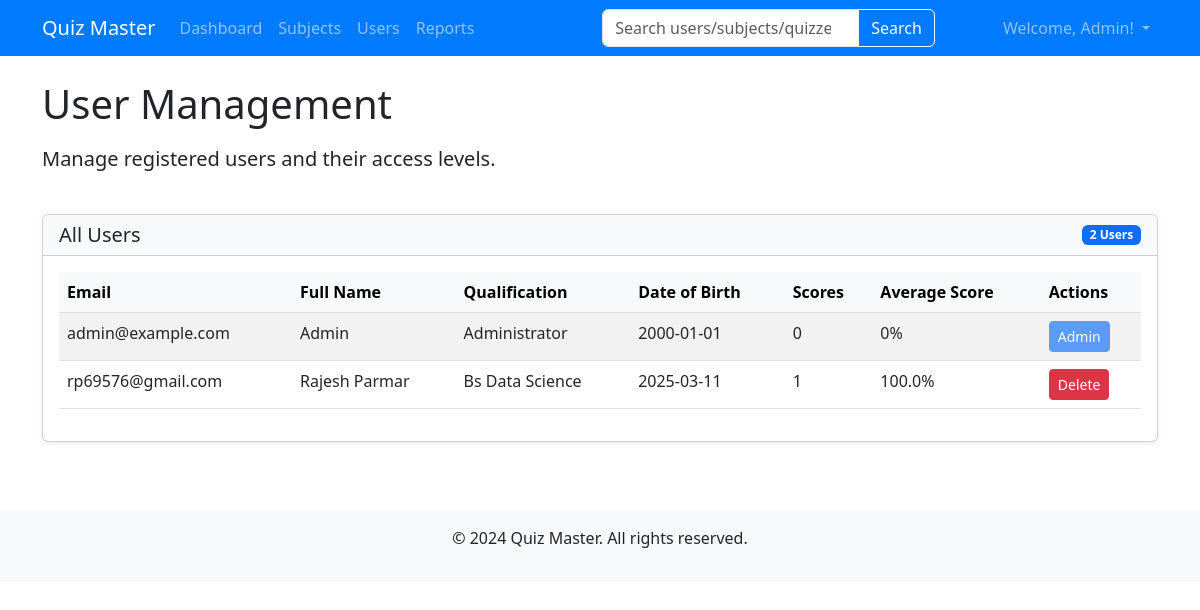
The app's page /admin/users (signed in) with its own data.
### models.py (models this page shows, shortened)
class User(db.Model,UserMixin):
    id = db.Column(db.Integer, primary_key=True)
    email = db.Column(db.String(120), unique=True, nullable=False)
    password = db.Column(db.String(200), nullable=False)
    full_name = db.Column(db.String(100), nullable=False)
    qualification = db.Column(db.String(100), nullable=True)
    dob = db.Column(db.String(20), nullable=True)
    is_admin = db.Column(db.Boolean, default=False)
    scores = db.relationship('Score', backref='user', lazy=True, cascade="all, delete-orphan")
    def get_average_score(self):
        if not self.scores:
            return 0
        total_percentage = 0
        for score in self.scores:
            total_percentage += score.get_percentage()
        return round(total_percentage / len(self.scores), 1)

class Score(db.Model):
    id = db.Column(db.Integer, primary_key=True)
    quiz_id = db.Column(db.Integer, db.ForeignKey('quiz.id'), nullable=False)
    user_id = db.Column(db.Integer, db.ForeignKey('user.id'), nullable=False)
    time_stamp = db.Column(db.DateTime, default=datetime.utcnow)
    correct_answers = db.Column(db.Integer, nullable=False)
    total_questions = db.Column(db.Integer, nullable=False)
    def get_percentage(self):
        if self.total_questions == 0:
            return 0
        return round((self.correct_answers / self.total_questions) * 100, 1)

### routes/admin.py (the view)
@admin.route('/users')
@login_required
def users():
    users = User.query.all()
    return render_template('admin/users.html', users=users)

### app.py (called while the page is built)
@login_manager.user_loader
def load_user(user_id):
    return User.query.get(int(user_id))

### routes/admin.py (called while the page is built)
@admin.before_request
def check_admin():
    if not current_user.is_authenticated or not current_user.is_admin:
        flash('You must be an admin to access this page.')
        return redirect(url_for('auth.login'))

### templates/admin/users.html (shortened to what this page needs)
{% extends 'base.html' %}
{% block content %}
<div class="row mb-4">
    <div class="col-12">
        <h1 class="mb-3">User Management</h1>
        <p class="lead">Manage registered users and their access levels.</p>
    </div>
</div>
<div class="row">
    <div class="col-12">
        <div class="card shadow-sm">
            <div class="card-header bg-light d-flex justify-content-between align-items-center">
                <h5 class="mb-0">All Users</h5>
                <span class="badge bg-primary">{{ users|length }} Users</span>
            </div>
            <div class="card-body">
                {% if users %}
                <div class="table-responsive">
                    <table class="table table-striped table-hover">
                        <thead class="table-light">
                            <tr>
                                <th>Email</th>
                                <th>Full Name</th>
                                <th>Qualification</th>
                                <th>Date of Birth</th>
                                <th>Scores</th>
                                <th>Average Score</th>
                                <th>Actions</th>
                            </tr>
                        </thead>
                        <tbody>
                            {% for user in users %}
                            <tr>
                                <td>{{ user.email }}</td>
                                <td>{{ user.full_name }}</td>
                                <td>{{ user.qualification }}</td>
                                <td>{{ user.dob }}</td>
                                <td>{{ user.scores|length }}</td>
                                <td>{{ user.get_average_score() }}%</td>
                                <td>
                                    <div class="btn-group" role="group">
                                        {% if user.is_admin %}
                                            <span class="btn btn-sm btn-primary disabled">Admin</span>
                                        {% else %}
                                            <a href="{{ url_for('admin.delete_user', id=user.id) }}" class="btn btn-sm btn-danger" onclick="return confirm('Are you sure you want to delete this user? This will also delete all related scores.')">Delete</a>
                                        {% endif %}
                                    </div>
                                </td>
                            </tr>
                            {% endfor %}
                        </tbody>
                    </table>
                </div>
                {% else %}
                <div class="alert alert-info">
                    <p class="mb-0">No users registered yet.</p>
                </div>
                {% endif %}
            </div>
        </div>
    </div>
</div>
{% endblock %}

### templates/base.html (shortened to what this page needs)
<!DOCTYPE html>
<html lang="en">
<head>
    <link href="https://cdn.jsdelivr.net/npm/bootstrap@5.3.0-alpha1/dist/css/bootstrap.min.css" rel="stylesheet">
    <link rel="stylesheet" href="{{ url_for('static', filename='css/style.css') }}">
</head>
<body>
    <nav class="navbar navbar-expand-lg navbar-dark bg-primary">
        <div class="container">
            <a class="navbar-brand" href="/">Quiz Master</a>
            <div class="collapse navbar-collapse" id="navbarNav">
                <ul class="navbar-nav me-auto">
                    {% if current_user.is_authenticated %}
                        {% if current_user.is_admin %}
                            <li class="nav-item">
                                <a class="nav-link" href="{{ url_for('admin.dashboard') }}">Dashboard</a>
                            </li>
                            <li class="nav-item">
                                <a class="nav-link" href="{{ url_for('admin.subjects') }}">Subjects</a>
                            </li>
                            <li class="nav-item">
                                <a class="nav-link" href="{{ url_for('admin.users') }}">Users</a>
                            </li>
                            <li class="nav-item">
                                <a class="nav-link" href="{{ url_for('admin.reports') }}">Reports</a>
                            </li>
                        {% endif %}
                    {% endif %}
                </ul>
                {% if current_user.is_authenticated %}
                <form class="d-flex mx-auto" method="GET" action="{% if current_user.is_admin %}{{ url_for('admin.search') }}{% else %}{{ url_for('user.search') }}{% endif %}">
                    <div class="input-group">
                        <input class="form-control" type="search" name="query" placeholder="{% if current_user.is_admin %}Search users/subjects/quizzes{% else %}Search subjects/quizzes{% endif %}" aria-label="Search">
                        <button class="btn btn-outline-light" type="submit">Search</button>
                    </div>
                </form>
                {% endif %}
                <ul class="navbar-nav">
                    {% if current_user.is_authenticated %}
                        <li class="nav-item dropdown">
                            <a class="nav-link dropdown-toggle" href="#" id="navbarDropdown" role="button" data-bs-toggle="dropdown" aria-expanded="false">
                                Welcome, {{ current_user.full_name }}!
                            </a>
                        </li>
                    {% endif %}
                </ul>
            </div>
        </div>
    </nav>
    <div class="container mt-4">
        {% block content %}{% endblock %}
    </div>
    <footer class="mt-5 py-3 bg-light text-center">
        <div class="container">
            <p>&copy; 2024 Quiz Master. All rights reserved.</p>
        </div>
    </footer>
</body>
</html>

### static/css/style.css (style rules this page uses)
.navbar { background-color: #007bff !important; }
.card { box-shadow: 0 4px 6px rgba(0,0,0,0.1); margin-bottom: 20px; }
.card-header { font-weight: 500; }
footer { margin-top: 30px; padding: 20px 0; background-color: #f8f9fa; }
.table th { font-weight: 600; background-color: #f8f9fa; }
.btn-primary { background-color: #007bff; border-color: #007bff; }

### records on screen
User: full_name "Admin", email "admin@example.com", qualification "Administrator", dob "2000-01-01", scores|length "0", get_average_score "0"
User: email "rp69576@gmail.com", full_name "Rajesh Parmar", qualification "Bs Data Science", dob "2025-03-11", scores|length "1", get_average_score "100.0"

### other values on screen
{{ users|length }} "2"
